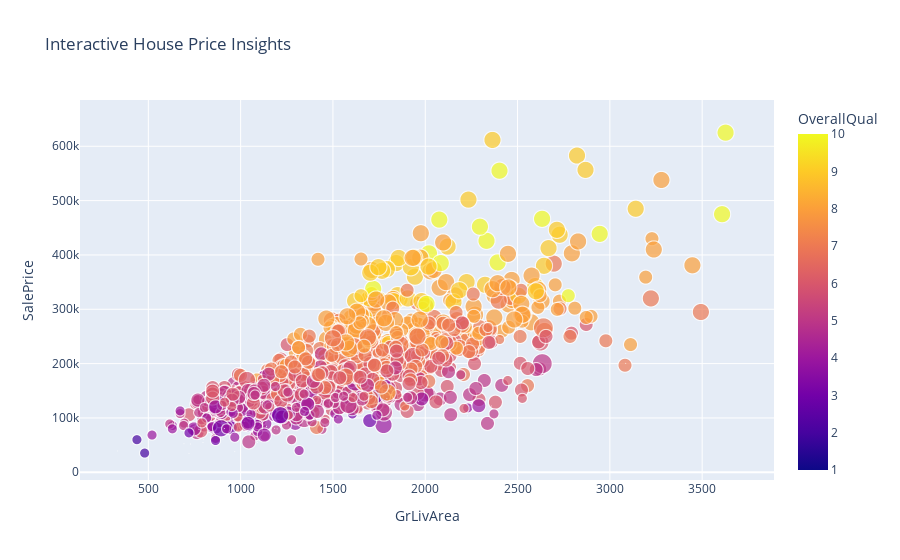

Source (notebook cell):
### Code cell
fig = px.scatter(df, x = "GrLivArea", y = "SalePrice", color = "OverallQual", size = "GarageCars", hover_data = ["Neighborhood"], 
                 title = "Interactive House Price Insights")
fig.show()

### Figure 1 — Plotly figure (JSON) as saved in the notebook; plotly's stock layout.template omitted (floating-point values rounded to 4 significant figures; data arrays with more than 128 entries replaced by an {"elided": "..."} marker saying what was removed)
{"data": [{"customdata": {"elided": "1456x1 int values"}, "hovertemplate": "GrLivArea=%{x}<br>SalePrice=%{y}<br>GarageCars=%{marker.size}<br>Neighborhood=%{customdata[0]}<br>OverallQual=%{marker.color}<extra></extra>", "legendgroup": "", "marker": {"color": {"elided": "1456 int values"}, "coloraxis": "coloraxis", "size": {"elided": "1456 int values"}, "sizemode": "area", "sizeref": 0.01, "symbol": "circle"}, "mode": "markers", "name": "", "showlegend": false, "type": "scattergl", "x": {"elided": "1456 int values"}, "xaxis": "x", "y": {"elided": "1456 int values"}, "yaxis": "y"}], "layout": {"autosize": true, "coloraxis": {"colorbar": {"title": {"text": "OverallQual"}}, "colorscale": [[0, "#0d0887"], [0.1111, "#46039f"], [0.2222, "#7201a8"], [0.3333, "#9c179e"], [0.4444, "#bd3786"], [0.5556, "#d8576b"], [0.6667, "#ed7953"], [0.7778, "#fb9f3a"], [0.8889, "#fdca26"], [1, "#f0f921"]]}, "legend": {"itemsizing": "constant", "tracegroupgap": 0}, "title": {"text": "Interactive House Price Insights"}, "xaxis": {"anchor": "y", "autorange": true, "domain": [0, 1], "range": [134.6, 3871.0], "title": {"text": "GrLivArea"}, "type": "linear"}, "yaxis": {"anchor": "x", "autorange": true, "domain": [0, 1], "range": [-35690.0, 720300.0], "title": {"text": "SalePrice"}, "type": "linear"}}}
